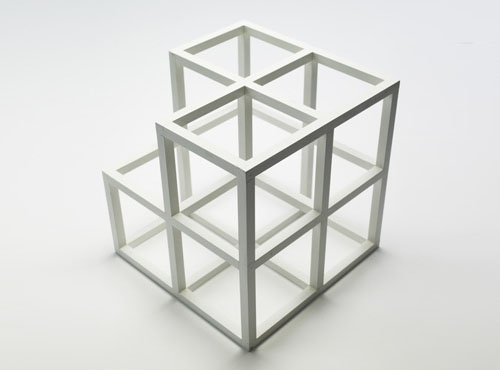
%> input picture input_ex3.jpg, 500 x 370 px
$ octave --eval "ExerciseThree;"   (GNU Octave 9; MATLAB toolbox functions it lacks are replaced by stand-ins)
%> lines starting %> are read from the running program, lines starting %| are printed output that depends on the picture
function ExerciseThree

%Reading the input image
inputImage = imread("input_ex3.jpg");
%> inputImage is the input picture: size 370x500x3 uint8; mean R, G, B 218.4, 219.2, 216.6

%Task.a: Converting the image to grey scale
greyImage = rgb2gray(inputImage);

figure;
imshow(greyImage);
title("Grey Image");

%Task.b: Apply GOG Filter to derive gradient images in x and y direction

sigma = 4.0; %Assumed
kernelRadius = 2; %Assumed 3Sigma == 2

%Computing the GOG kernel filter for x and y direction
[Gx, Gy] = ComputeGOGFilterKernel(sigma, kernelRadius);

%Computing Image Gradient
[Ix, Iy] = ComputeImageGradient(greyImage, Gx, Gy);
%> in ComputeImageGradient, `Ix = conv2(greyImage, Gx,"valid");`:
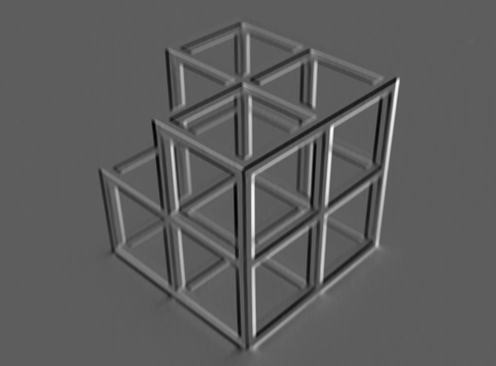
%> Ix: size 366x496 double; min -0.706, max 1.22, mean -0.000462; drawn with min black and max white
%> in ComputeImageGradient, `Iy = conv2(greyImage, Gy,"valid");`:
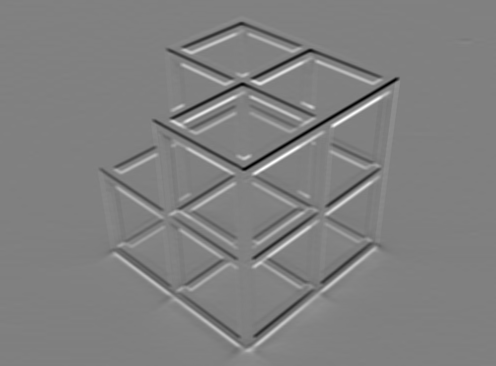
%> Iy: size 366x496 double; min -1.11, max 1.09, mean -0.001; drawn with min black and max white

%Computing the gradient magnitude
I = sqrt(Ix.^2 + Iy.^2);
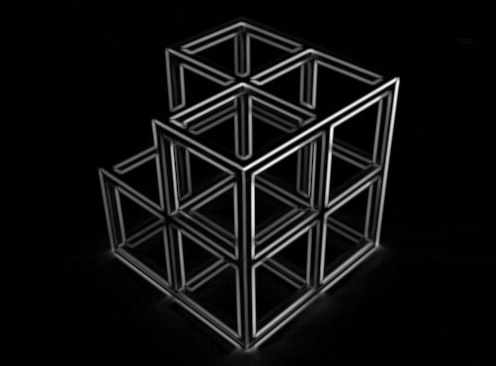
%> I: size 366x496 double; min 0, max 1.23, mean 0.0777; drawn with min black and max white
figure;
imshow(I);
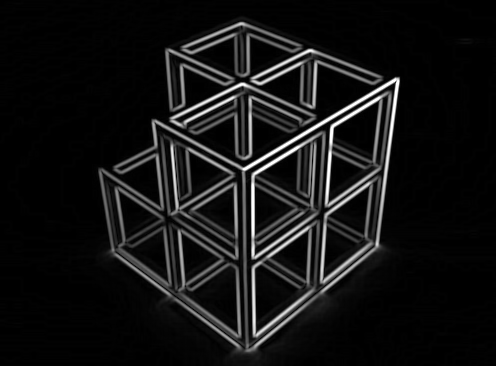
%> displayed picture: size 366x496, on the screen's scale of 0 to 255; min 0, max 255, mean 19.7
title('Gradient Magnitude Image');


end

%Function for Computing GOG filter Kernel
function [Gx, Gy] = ComputeGOGFilterKernel(sigma, kernelRadius)

%Defining a matrix Cx with (2r+1) row and column and Cy
Cx = meshgrid(-kernelRadius:kernelRadius, zeros(1, 2*kernelRadius + 1));
Cy = Cx';

%Computing the GOG Filter kernels for the x and y direction
Gx = (-Cx./( 2 * pi * sigma^4)) .* exp(-(Cx.^2 + Cy.^2)/(2 * sigma^2));
Gy = (-Cy./( 2 * pi * sigma^4)) .* exp(-(Cx.^2 + Cy.^2)/(2 * sigma^2));
end

%Function for Computing Image Gradient
function [Ix, Iy] = ComputeImageGradient(greyImage, Gx, Gy)

%Computing the Image Gradient in x and y direction
Ix = conv2(greyImage, Gx,"valid");
Iy = conv2(greyImage, Gy,"valid");

end
